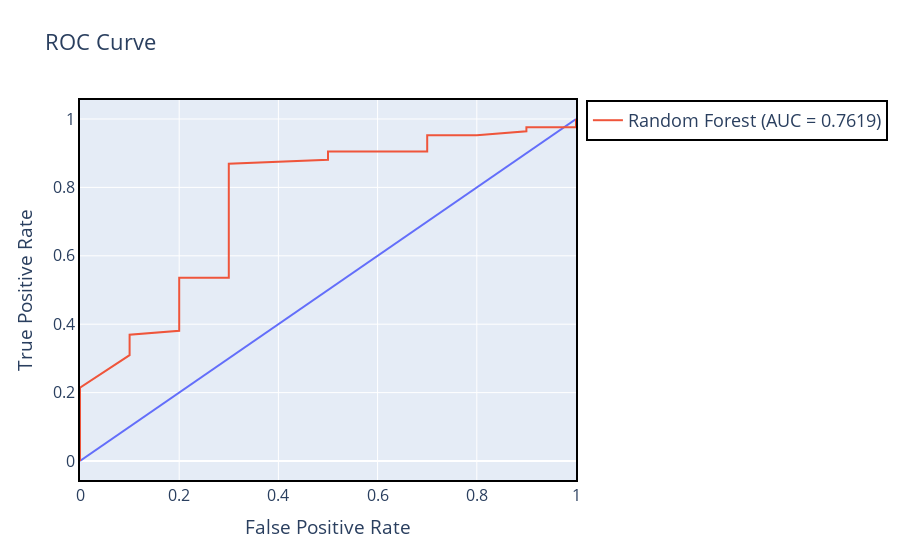

The cell this chart's notebook holds for it:
### Code cell
show_roc_curve(random_forest, "Random Forest", X_test, y_test)

### Figure 1 — Plotly figure (JSON) as saved in the notebook; plotly's stock layout.template omitted (floating-point values rounded to 4 significant figures)
{"data": [{"hovertemplate": "False Positive Rate=%{x}<br>True Positive Rate=%{y}<extra></extra>", "legendgroup": "", "line": {"color": "#636efa", "dash": "solid"}, "marker": {"symbol": "circle"}, "mode": "lines", "name": "", "orientation": "v", "showlegend": false, "type": "scatter", "x": [0, 1], "xaxis": "x", "y": [0, 1], "yaxis": "y"}, {"mode": "lines", "name": "Random Forest (AUC = 0.7619)", "type": "scatter", "x": [0, 0, 0, 0, 0, 0, 0.1, 0.1, 0.2, 0.2, 0.2, 0.2, 0.3, 0.3, 0.3, 0.3, 0.3, 0.3, 0.5, 0.5, 0.7, 0.7, 0.8, 0.9, 0.9, 1, 1], "y": [0, 0.03571, 0.04762, 0.07143, 0.131, 0.2143, 0.3095, 0.369, 0.381, 0.4762, 0.4881, 0.5357, 0.5357, 0.6071, 0.6905, 0.8095, 0.8333, 0.869, 0.881, 0.9048, 0.9048, 0.9524, 0.9524, 0.9643, 0.9762, 0.9762, 1]}], "layout": {"font": {"size": 16}, "legend": {"bordercolor": "Black", "borderwidth": 2, "font": {"size": 18}, "tracegroupgap": 0}, "title": {"text": "ROC Curve"}, "xaxis": {"anchor": "y", "domain": [0, 1], "linecolor": "black", "linewidth": 2, "mirror": true, "showline": true, "title": {"text": "False Positive Rate"}}, "yaxis": {"anchor": "x", "domain": [0, 1], "linecolor": "black", "linewidth": 2, "mirror": true, "showline": true, "title": {"text": "True Positive Rate"}}}}
